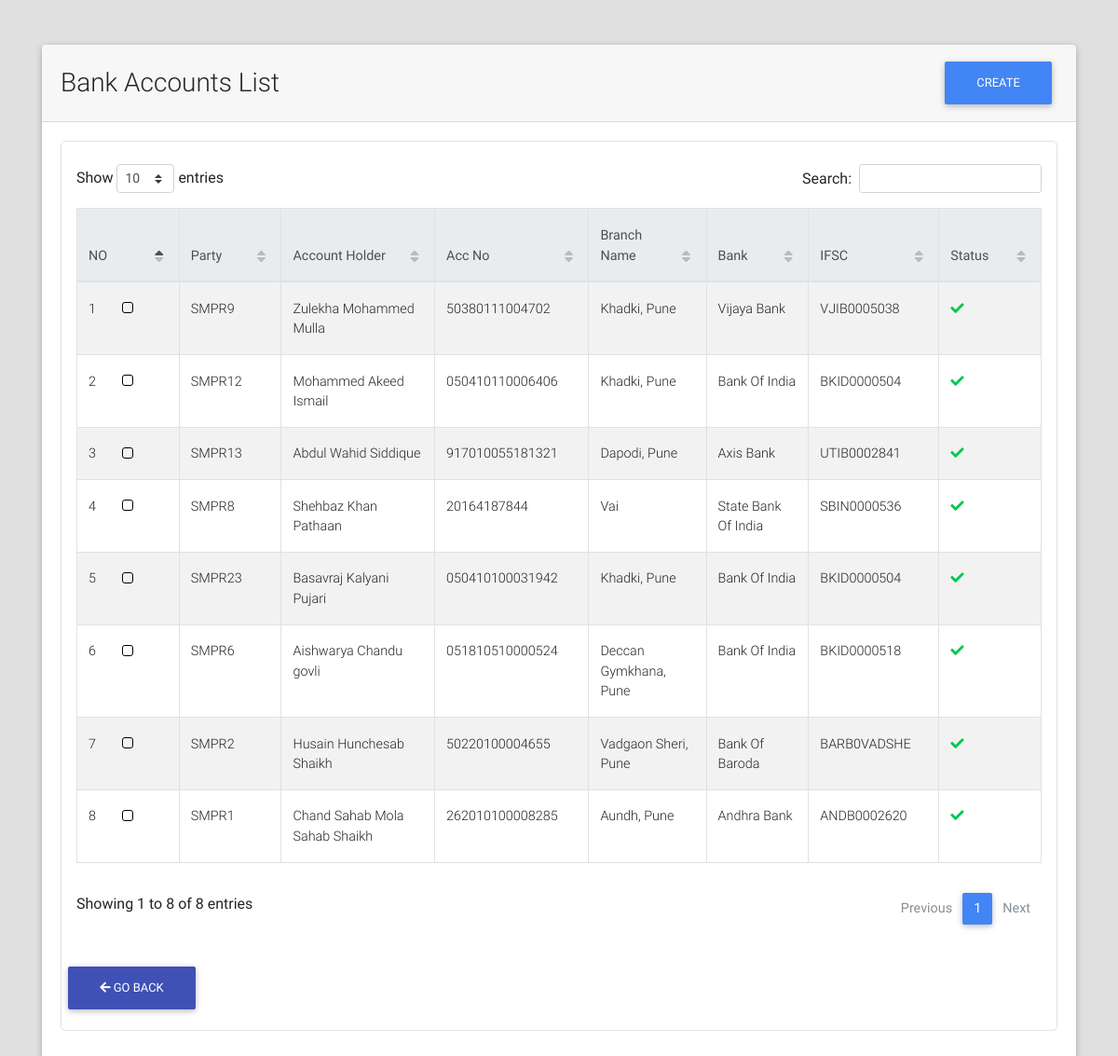
The app's page /bank_accounts/list/ with its own data.
### bank_accounts/models.py (models this page shows, shortened)
class BankAccount(models.Model):
    party = models.ForeignKey("parties.Party", on_delete=models.CASCADE)
    account_holder = models.CharField(max_length=128)
    acc_no = models.CharField(max_length=32)
    ifsc_code = models.CharField(max_length=32)
    bank_name = models.CharField(max_length=64)
    branch_name = models.CharField(max_length=64, blank=True)
    is_active = models.BooleanField(default=True)

### parties/models.py (models this page shows, shortened)
class Party(models.Model):
    RATE_TYPE_CHOICES = (("GR", "Group Rate"), ("IR", "Individual Rate"))
    rate_type = models.CharField(max_length=2, choices=RATE_TYPE_CHOICES)
    rate_group = models.ForeignKey("rates.RateGroup", on_delete=models.PROTECT, blank=True, null=True)
    name = models.CharField(max_length=128)
    party_code = models.CharField(max_length=32, blank=True)
    address = models.TextField(blank=True)
    phone = models.CharField(max_length=13)
    whatsapp = models.CharField(max_length=13, blank=True)
    email = models.EmailField(blank=True, null=True)
    extra_info = models.TextField(blank=True)
    is_wallet_party = models.BooleanField(default=False)
    is_active = models.BooleanField(default=True)
    @property
    def get_display_text(self):
        return self.party_code
    class Meta:
        verbose_name = "Party"
        verbose_name_plural = "Parties"

### bank_accounts/views.py (the view)
class BankAccListView(ListView, LoginRequiredMixin):
    template_name = "bank_accounts/list.html"
    model = BankAccount
    context_object_name = "bank_accounts"
    ordering = "-id"

### portal/templates/bank_accounts/list.html (shortened to what this page needs)
{% extends "portal/base.html" %}
{% load crispy_forms_tags %}
{% load static %}
{% block custom_links %}
    <link href="{% static "css/addons/datatables.min.css" %}" rel="stylesheet">
    <link href="{% static "css/addons/datatables-select.min.css" %}" rel="stylesheet">
{% endblock %}
{% block content %}
    <br><br>
    <div class="container">
        <div class="card">
            <div class="card-header">
                <div class="row">
                    <div class="col-lg-9 m-auto">
                        <h3 class="m-auto">Bank Accounts List</h3>
                    </div>
                    <div class="col-lg-3">
                        <a class="float-right" href="{% url "bank_accounts:add" %}"><button class="btn btn-primary">Create</button></a>
                    </div>
                </div>
            </div>
            <div class="card-body">
                 <div class="table p-3 border" style="border-radius: 5px">
                     <table id="dt-basic-checkbox" class="table table-striped table-bordered" cellspacing="0" width="100%">
                         <thead class="thead-light">
                            <th class="th-sm">NO</th>
                            <th class="th-sm">Party</th>
                            <th class="th-sm">Account Holder</th>
                            <th class="th-sm">Acc No</th>
                            <th class="th-sm">Branch Name</th>
                            <th class="th-sm">Bank</th>
                            <th class="th-sm">IFSC</th>
                            <th class="th-sm">Status</th>
                         </thead>
                         <tbody>
                             {% if bank_accounts %}
                                 {% for bank_account in bank_accounts %}
                                     <tr>
                                        <td>{{ forloop.counter }}</td>
                                        <td>{{ bank_account.party.get_display_text }}</td>
                                        <td>{{ bank_account.account_holder }}</td>
                                        <td>{{ bank_account.acc_no }}</td>
                                        <td>{{ bank_account.branch_name }}</td>
                                        <td>{{ bank_account.bank_name }}</td>
                                        <td>{{ bank_account.ifsc_code }}</td>
                                        <td>
                                            {% if bank_account.is_active %}
                                                <i class="fa fa-check text-success"></i>
                                            {% else %}
                                                <i class="fa fa-times text-danger"></i>
                                            {% endif %}
                                        </td>
                                     </tr>
                                 {% endfor %}
                             {% else %}
                                 <span class="text-black-50 font-weight-bold">No Bank_Accounts Found</span>
                             {% endif %}
                         </tbody>
                    </table>
                    {% include "portal/goback_btn.html" %}
                 </div>
            </div>
        </div>
    </div>
{% endblock %}

### records on screen
BankAccount: party.get_display_text "SMPR9", account_holder "Zulekha Mohammed Mulla", acc_no "50380111004702", branch_name "Khadki, Pune", bank_name "Vijaya Bank", ifsc_code "VJIB0005038", is_active True (drawn)
BankAccount: party.get_display_text "SMPR12", account_holder "Mohammed Akeed Ismail", acc_no "050410110006406", branch_name "Khadki, Pune", bank_name "Bank Of India", ifsc_code "BKID0000504", is_active True (drawn)
BankAccount: party.get_display_text "SMPR13", account_holder "Abdul Wahid Siddique", acc_no "917010055181321", branch_name "Dapodi, Pune", bank_name "Axis Bank", ifsc_code "UTIB0002841", is_active True (drawn)
BankAccount: party.get_display_text "SMPR8", account_holder "Shehbaz Khan Pathaan", acc_no "20164187844", branch_name "Vai", bank_name "State Bank Of India", ifsc_code "SBIN0000536", is_active True (drawn)
BankAccount: party.get_display_text "SMPR23", account_holder "Basavraj Kalyani Pujari", acc_no "050410100031942", branch_name "Khadki, Pune", bank_name "Bank Of India", ifsc_code "BKID0000504", is_active True (drawn)
BankAccount: party.get_display_text "SMPR6", account_holder "Aishwarya Chandu govli", acc_no "051810510000524", branch_name "Deccan Gymkhana, Pune", bank_name "Bank Of India", ifsc_code "BKID0000518", is_active True (drawn)
BankAccount: party.get_display_text "SMPR2", account_holder "Husain Hunchesab Shaikh", acc_no "50220100004655", branch_name "Vadgaon Sheri, Pune", bank_name "Bank Of Baroda", ifsc_code "BARB0VADSHE", is_active True (drawn)
BankAccount: party.get_display_text "SMPR1", account_holder "Chand Sahab Mola Sahab Shaikh", acc_no "262010100008285", branch_name "Aundh, Pune", bank_name "Andhra Bank", ifsc_code "ANDB0002620", is_active True (drawn)
